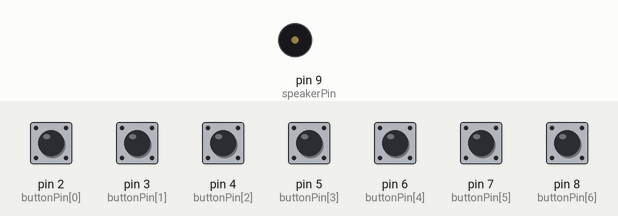
The sketch below on a simulated Arduino Uno, built with avr-gcc and run on an emulated ATmega328P. On the bench: buzzer (waves = sounding). The inputs (shaded band) are chosen by the test bench; at power-on: pin 2 (buttonPin[0]), pin 3 (buttonPin[1]), pin 4 (buttonPin[2]), pin 5 (buttonPin[3]), pin 6 (buttonPin[4]), pin 7 (buttonPin[5]), pin 8 (buttonPin[6]) HIGH.

Above: at 1.2 s.
1.3 s: pin 2 (buttonPin[0]) pulled LOW for 0.15 s
At 1.37 s:
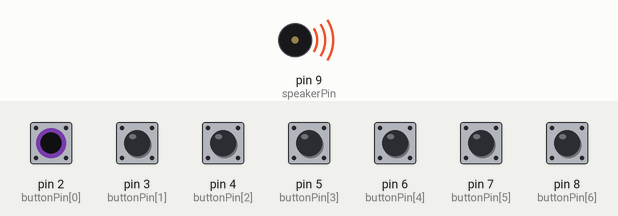
Timing chart, 0 to 4.3 s (numbered marks = the images above; inputs shaded):
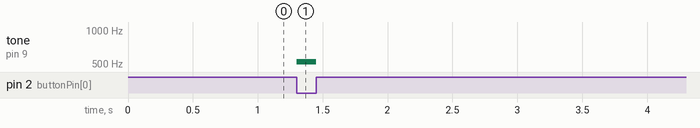

The sketch:

tone-keyboard.ino
```cpp
/*
  Keyboard

  Plays a pitch that changes based on a changing
  input circuit:

  * 8-ohm speaker on digital pin 8
*/
const int noteN = 7;
int buttonPin[noteN] = { 2, 3, 4, 5, 6, 7, 8 };
int note[noteN] = { 0, 2, 4, 5, 7, 9, 11 };
int octave = 6 * 12;
int buttonState[noteN];

int speakerPin = 9;

boolean isPlaying = false;
int counter = 0;


void setup() {

  Serial.begin(115200);

  pinMode(speakerPin, OUTPUT);

  for (int i = 0; i < noteN; i++) {
    pinMode(buttonPin[i], INPUT_PULLUP);
  }
}

void loop() {
  // tone(8, 440, 100);  // play tone 57 (A4 = 440 Hz)


  for (int i = 0; i < noteN; i++) {
    buttonState[i] = digitalRead(buttonPin[i]);
    if (buttonState[i] == LOW) {
      isPlaying = true;
    } else if (buttonState[0] && buttonState[1] && buttonState[2] && buttonState[3] && buttonState[4] && buttonState[5] && buttonState[6] == HIGH) {
      isPlaying = false;
    }
  }

  for (int i = 0; i < noteN; i++) {
    if (buttonState[i] == LOW) {
      // play a note
      tone(speakerPin, midiToFreq(note[i] + octave));
    }
    if (isPlaying == false) {
      noTone(speakerPin);
    }
  }
}

float midiToFreq(float midival) {
  float f = 0.0;
  if (midival) f = 8.1757989156 * pow(2.0, midival / 12.0);
  return f;
}
```

Measured:
- after the input at 1.3 s, tone on pin 9 (speakerPin): silent → 523 Hz at once, → silent 0.15 s later
